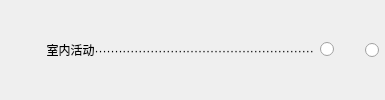
              <widget class="QWidget" name="widget_57" native="true">
               <property name="sizePolicy">
                <sizepolicy hsizetype="Preferred" vsizetype="Fixed">
                 <horstretch>0</horstretch>
                 <verstretch>0</verstretch>
                </sizepolicy>
               </property>
               <layout class="QHBoxLayout" name="horizontalLayout_48">
                <property name="leftMargin">
                 <number>0</number>
                </property>
                <property name="topMargin">
                 <number>0</number>
                </property>
                <property name="rightMargin">
                 <number>6</number>
                </property>
                <property name="bottomMargin">
                 <number>0</number>
                </property>
                <item>
                 <widget class="QLabel" name="label_65">
                  <property name="sizePolicy">
                   <sizepolicy hsizetype="Expanding" vsizetype="Fixed">
                    <horstretch>0</horstretch>
                    <verstretch>0</verstretch>
                   </sizepolicy>
                  </property>
                  <property name="text">
                   <string>              室内活动·······················································</string>
                  </property>
                  <property name="alignment">
                   <set>Qt::AlignLeading|Qt::AlignLeft|Qt::AlignVCenter</set>
                  </property>
                 </widget>
                </item>
                <item>
                 <widget class="QRadioButton" name="radioButton_96">
                  <property name="sizePolicy">
                   <sizepolicy hsizetype="Fixed" vsizetype="Fixed">
                    <horstretch>0</horstretch>
                    <verstretch>0</verstretch>
                   </sizepolicy>
                  </property>
                  <property name="layoutDirection">
                   <enum>Qt::RightToLeft</enum>
                  </property>
                  <property name="text">
                   <string/>
                  </property>
                 </widget>
                </item>
                <item>
                 <widget class="QRadioButton" name="radioButton_97">
                  <property name="sizePolicy">
                   <sizepolicy hsizetype="Fixed" vsizetype="Fixed">
                    <horstretch>0</horstretch>
                    <verstretch>0</verstretch>
                   </sizepolicy>
                  </property>
                  <property name="layoutDirection">
                   <enum>Qt::RightToLeft</enum>
                  </property>
                  <property name="text">
                   <string>    </string>
                  </property>
                 </widget>
                </item>
               </layout>
              </widget>
